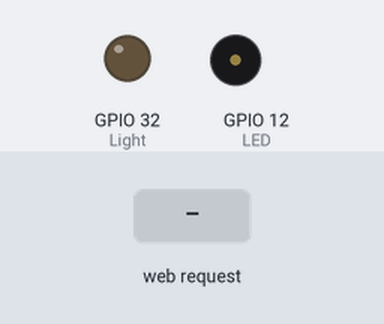
A sketch run on a simulated ESP32. Parts: output pins drawn as LEDs (lit = HIGH), buzzer (waves = sounding). Dashed ring = blinking. The test bench sets the inputs (shaded band). WiFi joins after 1.5 s; servers stay silent unless stated; storage starts empty; what the sketch prints to the serial monitor is not drawn.

Above: at 3.2 s.
3.3 s: HTTP request GET /msg received
At 4.1 s:
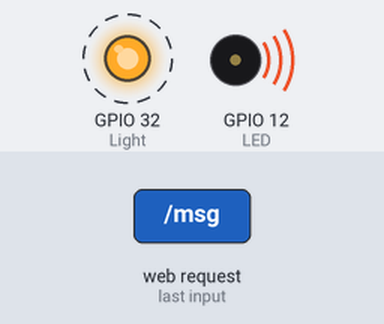
At 11.7 s:
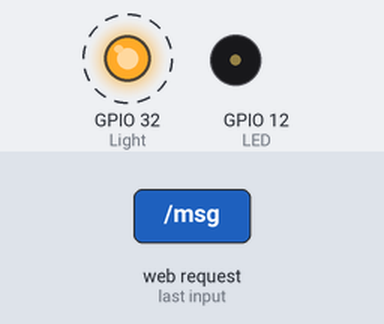
Timing chart, 0 to 12.3 s (numbered marks = the images above; inputs shaded):
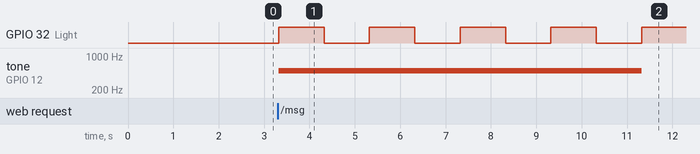

The sketch:

SPIFFS_Test.ino
```cpp
#include "WiFi.h"
#include "SPIFFS.h"
#include "ESPAsyncWebServer.h"

const char* ssid = "nicoke";
const char* password =  "Makati23";

AsyncWebServer server(80);

int LED = 12;
int Light = 32;

String processor(const String& var){
  Serial.println(var);
  if(var == "STATE"){
    Serial.print("Testing"); // testing state
    return "Returning";
  }

  return String();
}

String processorCoco(const String& var){
  Serial.println(var);
  if(var == "STATE"){
    return "run";
  }

  return String();
}


void setup(){
  Serial.begin(115200);

  pinMode(LED, OUTPUT);

  ledcSetup(3, 8000, 12); // buzzer
  ledcSetup(0, 5000, 8); //led
  ledcAttachPin(LED,3); //buzz
  ledcAttachPin(Light,0); // Light


  Serial.begin(115200);


  if(!SPIFFS.begin()){
     Serial.println("An Error has occurred somewhere on SPIFFS");
     return;
  }

  WiFi.begin(ssid, password);

  while (WiFi.status() != WL_CONNECTED) {
    delay(1000);
    Serial.println("Connecting to WiFi..");
  }

  Serial.println(WiFi.localIP());


  server.on("/", HTTP_GET, [](AsyncWebServerRequest *request){
    request->send(SPIFFS, "/index.html", String(), false, processor);
  });

  server.on("/msg", HTTP_GET, [](AsyncWebServerRequest *request){
    buzzMe();
    thereBeLight();
    request->send(200, "text/plain", "transfer okay be!");
  });

  server.on("/img/police_bg.jpg", HTTP_GET, [](AsyncWebServerRequest *request){
    request->send(SPIFFS, "/img/police_bg.jpg", "image/jpeg");
  });


  server.on("/css/style.css", HTTP_GET, [](AsyncWebServerRequest *request){
    request->send(SPIFFS, "/css/style.css", "text/css", false);
  });


  server.begin();
}

void activateBuzzer(boolean state){
  // If the state is true, activate the buzzer with the given frequency.
  if(state) {
    ledcWriteTone(3, 500);
    delay(1000);
    ledcWriteTone(3, 0);
  };

}

unsigned long previousMillis = 0;
const long interval = 1000;
int ledVal = 0;
int counter = 0;
int buzzCounter = 0;
int buzzFreq = 500;
boolean ledRunning = false;
boolean isBuzzing = false;

// let there be light!

void thereBeLight(){
  ledRunning = true;
}

// buxx the buzzer
void buzzMe(){
  isBuzzing = true;
}

void loop(){
    unsigned long currentMillis = millis();
    if(ledRunning && isBuzzing){
      if (currentMillis - previousMillis >= interval) {
        // save the last time you blinked the LED
        previousMillis = currentMillis;

        // on and off timer
        if (ledVal == 0) {
          ledVal = 255;
          counter++;
          buzzCounter++;
        } else {
          ledVal = 0;
        }
        ledcWrite(0,ledVal);
        ledcWriteTone(3, buzzFreq);
      }

    }

    if(counter == 10){
      ledRunning = false;
      ledVal = 0;
      ledcWrite(0,0);
      counter = 0;
      isBuzzing = false;
      buzzCounter = 0;
      buzzFreq = 500;
    }
    if(buzzCounter == 5){
      ledcWriteTone(3, 0);
      buzzFreq = 0;

    }


}
```

Measured:
- after the input at 3.3 s, GPIO 32 (Light): alternates HIGH for 1.0 s and LOW for 1.0 s, starting at once; tone on GPIO 12 (LED): silent → 500 Hz at once, → silent 8.0 s later
